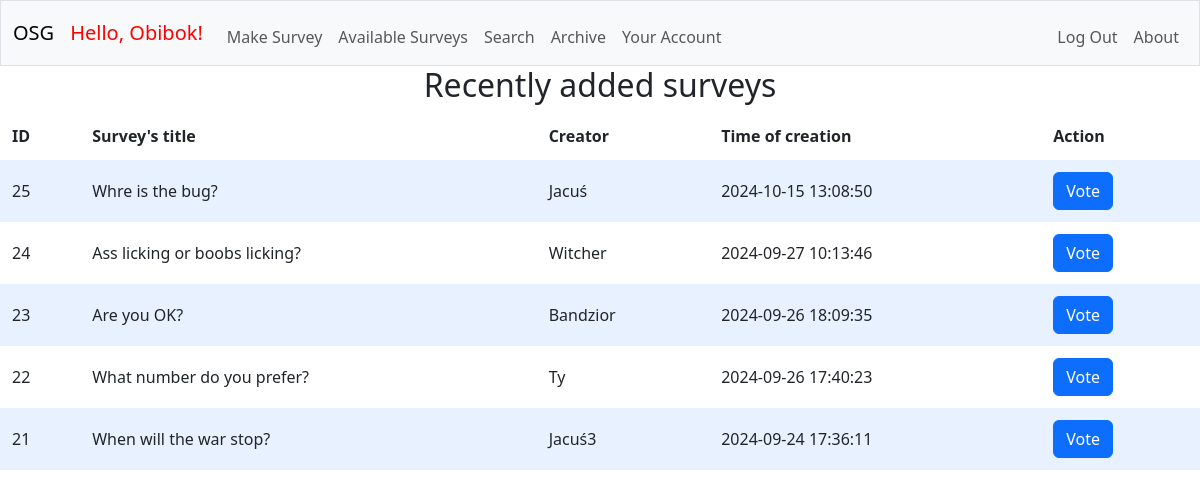
The page / (signed in) on the database its author committed.
### tables this page shows
CREATE TABLE users (id INTEGER PRIMARY KEY AUTOINCREMENT NOT NULL, username TEXT NOT NULL, hash TEXT NOT NULL);

CREATE TABLE surveys (id INTEGER PRIMARY KEY AUTOINCREMENT NOT NULL, creator TEXT NOT NULL, question TEXT NOT NULL, time DATETIME NOT NULL, status TEXT NOT NULL DEFAULT 'active', FOREIGN KEY (creator) REFERENCES users(id));

### app.py (the view)
@app.route("/")
@login_required
def index():
    username = db.execute("SELECT username FROM users WHERE id = ?", session["user_id"])[0]["username"]
    surveys = db.execute("SELECT surveys.id AS survey_id, surveys.question, surveys.time, users.username FROM surveys JOIN users ON users.id = surveys.creator WHERE status = 'active' ORDER BY survey_id DESC LIMIT 5")
    user = db.execute("SELECT username FROM users WHERE id = ?", session["user_id"])[0]["username"]
    vote_check = []
    surveys_voted = db.execute("SELECT * FROM voted WHERE user = ?", session['user_id'])
    for survey in surveys_voted:
        vote_check.append(survey['survey'])
    return render_template("index.html", username=username, surveys=surveys, user=user, vote_check=vote_check)

### app.py (called while the page is built)
@app.after_request
def after_request(response):
    response.headers["Cache-Control"] = "no-cache, no-store, must-revalidate"
    response.headers["Expires"] = 0
    response.headers["Pragma"] = "no-cache"
    return response

### helpers.py (called while the page is built)
def login_required(f):
    @wraps(f) #keeps the attributes of the original function
    def decorated_function(*args, **kwargs):
        if session.get("user_id") is None:
            return redirect('/osurgen/login')
        return f(*args, **kwargs)
    return decorated_function

### templates/index.html (shortened to what this page needs)
{% extends "layout.html" %}
{% block main %}
    <h2 class="popup">Recently added surveys</h2>
    <table>
        <thead>
            <tr>
                <th>ID</th>
                <th>Survey's title</th>
                <th>Creator</th>
                <th>Time of creation</th>
                <th>Action</th>
            </tr>
        </thead>
        <tbody>
            {% for survey in surveys %}
                <form action="/osurgen/handle_form" method="post">
                    <tr>
                        <td>{{ survey['survey_id'] }}</td>
                        <td>{{ survey['question'] }}</td>
                        <td>{{ survey['username'] }}</td>
                        <td>{{ survey['time'] }}</td>
                        <td>
                        {% if survey['survey_id'] in vote_check: %}
                            <button class="btn btn-primary" type="submit" name="action" value="results">Show results</button>
                        {% else: %}
                            <button class="btn btn-primary" type="submit" name="action" value="vote">Vote</button>
                        {% endif %}
                        </td>
                    </tr>
                </form>
            {% endfor %}
        </tbody>
    </table>
{% endblock %}

### templates/layout.html (shortened to what this page needs)
<!DOCTYPE html>
<html lang="en">
<head>
    <link href="https://cdn.jsdelivr.net/npm/bootstrap@5.3.3/dist/css/bootstrap.min.css" rel="stylesheet">
    <link href="/osurgen/static/styles.css" rel="stylesheet">
</head>
<body>
  <nav class="bg-light border navbar navbar-expand-md navbar-light">
    <div class="container-fluid">
        <a class="navbar-brand" href="{{ url_for('index') }}"><span>OSG</span></a>
        {% if session["user_id"] %}
        <a class="navbar-brand" href="{{ url_for('account') }}"><span id="hello">Hello, {{ session["username"]  }}!</span></a>
        {% endif %}
        <div class="collapse navbar-collapse" id="navbar">
            {% if session["user_id"] %}
                <ul class="navbar-nav me-auto mt-2">
                    <li class="nav-item"><a class="nav-link" href="{{ url_for('generate') }}">Make Survey</a></li>
                    <li class="nav-item"><a class="nav-link" href="{{ url_for('surveys') }}">Available Surveys</a></li>
                    <li class="nav-item"><a class="nav-link" href="{{ url_for('search') }}">Search</a></li>
                    <li class="nav-item"><a class="nav-link" href="{{ url_for('archive') }}">Archive</a></li>
                    <li class="nav-item"><a class="nav-link" href="{{ url_for('account') }}">Your Account</a></li>
                </ul>
                <ul class="navbar-nav ms-auto mt-2">
                    <li class="nav-item"><a class="nav-link" href="{{ url_for('logout') }}">Log Out</a></li>
                    <li class="nav-item"><a class="nav-link" href="{{ url_for('about') }}">About</a></li>
                </ul>
            {% endif %}
        </div>
    </div>
</nav>
<main>
  {% block main %}{% endblock %}
</main>
</body>
</html>

### static/styles.css (style rules this page uses)
.popup { text-align: center; }
table { background-color: transparent; margin-bottom: 1rem; width: 100%; }
table th, table td { padding: 0.75rem; vertical-align: middle; }
tbody tr:nth-of-type(odd) { background-color: rgb(179, 208, 255, 0.3) }
#hello { color: red; }

### rows shown on the page
users: username "Obibok"
surveys: survey_id "25", question "Whre is the bug?", username "Jacuś", time "2024-10-15 13:08:50", shows "Vote"
surveys: survey_id "24", question "Ass licking or boobs licking?", username "Witcher", time "2024-09-27 10:13:46", shows "Vote"
surveys: survey_id "23", question "Are you OK?", username "Bandzior", time "2024-09-26 18:09:35", shows "Vote"
surveys: survey_id "22", question "What number do you prefer?", username "Ty", time "2024-09-26 17:40:23", shows "Vote"
surveys: survey_id "21", question "When will the war stop?", username "Jacuś3", time "2024-09-24 17:36:11", shows "Vote"
